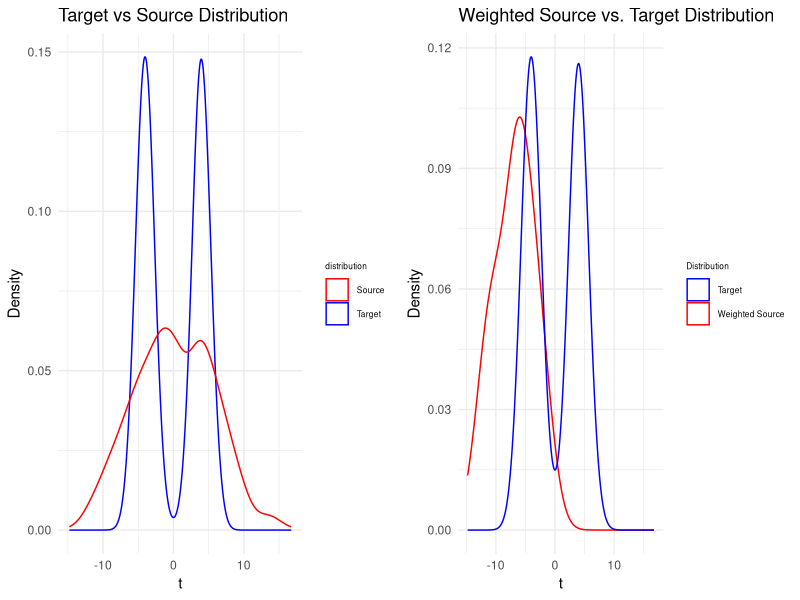

The R source for this figure:
## ---- chunk 1
knitr::opts_chunk$set(echo = TRUE)
library(quadprog)
library(ggplot2)
library(proxy)
library(gridExtra)
## ---- chunk 2
# Set seed for reproducibility
set.seed(123)

# Define dimensionality and direction vector
D <- 20
v <- seq_len(D)  # Example: v = (1, 2, ..., 20)

# Number of samples
n_source <- 1000
n_target <- 1000

# Function to generate mixture of Gaussians
mix_2_gaussian <- function(n, means, sds) {
  comps <- sample.int(2, size = n, replace = TRUE, prob = c(0.5, 0.5))
  rnorm(n, mean = means[comps], sd = sds[comps])
}

# Generate source and target t values
source_t <- mix_2_gaussian(n_source, c(-4, 4), c(4, 4))  # Higher variance
target_t <- mix_2_gaussian(n_target, c(-4, 4), c(1, 1))  # Lower variance

# Embed t into D dimensions
X_source <- outer(source_t, v)  # n_source x D
X_target <- outer(target_t, v)  # n_target x D
###################################################################################################
# # Define RBF kernel function
# rbf_kernel <- function(x, y, sigma = 1) {
#   exp(-sum((x - y)^2) / (2 * sigma^2))
# }
# 
# # Compute the kernel matrix K (Source-to-Source) using vectorized operations
# compute_kernel_matrix_rbf <- function(X, sigma = 1) {
#   # Compute pairwise squared Euclidean distances
#   distance_sq <- as.matrix(dist(X, method = "euclidean"))^2
#   # Compute RBF kernel
#   K <- exp(-distance_sq / (2 * sigma^2))
#   return(K)
# }
# 
# # Compute K using RBF kernel
# sigma <- 5  # Initial sigma; to be tuned
# K <- compute_kernel_matrix_rbf(X_source, sigma)
# 
# # Compute the k vector (Source-to-Target) using vectorized operations
# compute_k_vector_rbf <- function(X_target, X_source, sigma = 1) {
#   # Compute cross pairwise squared Euclidean distances
#   distance_sq <- proxy::dist(X_target, X_source, method = "euclidean")^2
#   # Compute RBF kernel
#   K_cross <- exp(-distance_sq / (2 * sigma^2))
#   # Average over target samples
#   k_vec <- colMeans(K_cross)
#   return(k_vec)
# }
# 
# # Compute k_vec using RBF kernel
# k_vec <- compute_k_vector_rbf(X_target, X_source, sigma)
###################################################################################################
linear_kernel <- function(x, y) {
  sum(x * y)
}

# --------------------------
# 2) Compute K (source-to-source) with the linear kernel
# --------------------------
compute_linear_kernel_matrix <- function(X_source) {
  # X_source is n_source x D
  # We'll compute an n_source x n_source kernel matrix
  # with K[i,j] = x_i · x_j
  # Efficient approach: K = X_source %*% t(X_source)
  K_lin <- X_source %*% t(X_source)
  K_lin
}

K <- compute_linear_kernel_matrix(X_source)

# --------------------------
# 3) Compute k_vec (source-to-target) with the linear kernel
# --------------------------
compute_k_vector_linear <- function(X_target, X_source) {
  # For each source row i, we want average dot product with all target rows
  # i.e., k[i] = (1 / n_target) sum_j (x_i · x_j_target)
  
  # We'll do this by matrix multiplication: X_source %*% t(X_target)
  # Then average across target rows
  cross_mat <- X_source %*% t(X_target)   # (n_source x n_target)
  
  # k_vec[i] = mean of cross_mat[i, ] over j
  # So we want colMeans if cross_mat is transposed, or rowMeans if cross_mat is n_source x n_target
  # cross_mat is n_source x n_target, so rowMeans => length n_source
  k_lin <- rowMeans(cross_mat)
  
  k_lin
}

k_vec <- compute_k_vector_linear(X_target, X_source)

# Define upper bound for weights
B <- 1000  # Adjust based on your requirements

# Number of source samples
n1 <- nrow(X_source)

lambda <- 1e-7
K_reg <- K + diag(lambda, nrow(K))
# Construct Dmat and dvec for quadprog
Dmat <- (2 / n1^2) * K_reg  # Multiply by 2 due to quadprog's 1/2 factor
dvec <- (2 / n1) * k_vec

# Constraints:
# 1. sum(w) = 1 (equality)
# 2. 0 <= w_i <= B (inequality)

# Define epsilon for the "soft" sum constraint
epsilon <- 10  # for example

# 0) We already have n1 = number of source samples,
#    B = upper bound, from your existing code

# 1) Build the inequality constraint matrix A_ineq, each row is one constraint
#    Then remember quadprog wants A = t(A_ineq) in the end.

A_ineq <- rbind(
  # (1) sum(w) >= n1(1 - epsilon) --> row is  +1 +1 +1 ... +1
  rep(1, n1),

  # (2) sum(w) <= n1(1 + epsilon) --> row is -1 -1 -1 ... -1
  -rep(1, n1),
  
  # (3) w_i >= 0 --> rows of the identity matrix
  diag(n1),
  
  # (4) w_i <= B --> -w_i >= -B --> rows of -diag(n1)
  -diag(n1)
)

# 2) Build the corresponding b_ineq
b_ineq <- c(
  # (1) sum(w) >= n1(1 - epsilon)
  n1 * (1 - epsilon),

  # (2) sum(w) <= n1(1 + epsilon) => -sum(w) >= -n1(1+epsilon)
  -n1 * (1 + epsilon),

  # (3) w_i >= 0 => 0
  rep(0, n1),

  # (4) w_i <= B => -w_i >= -B
  rep(-B, n1)
)

# 3) Transpose, because solve.QP expects A^T w >= b
Amat <- t(A_ineq)
bvec <- b_ineq

# 4) No equality constraints here => meq = 0
meq <- 0


# 5) Solve the QP
qp_solution <- solve.QP(Dmat, dvec, Amat, bvec, meq = meq)

# Extract the optimal weights
w_opt <- qp_solution$solution
w_opt[w_opt < 1e-12] <- 0

# Verify constraints
cat("Sum of weights:", sum(w_opt), "\n")  # Should be ~1
cat("All weights >= 0:", all(w_opt >= 0), "\n")  # Should be TRUE
cat("All weights <= B:", all(w_opt <= B), "\n")  # Should be TRUE

# Visualization: Weighted Source vs. Target Distribution
df_source_weighted <- data.frame(
  t = source_t,
  w = w_opt
)

df_target <- data.frame(t = target_t)

source_target <- ggplot() +
  geom_density(data = df_target, aes(x = t, color = "Target")) +
  geom_density(data = df_source_weighted, aes(x = t, color = "Source")) +
  scale_color_manual(
    name   = "distribution",  # this is the legend title
    values = c("Target" = "blue",
               "Source" = "red")
  ) +
  labs(x = "t", y = "Density", title = "Target vs Source Distribution") +
  theme_minimal() +
  theme(
    legend.title = element_text(size = 6),  # Smaller legend title
    legend.text  = element_text(size = 6)    # Smaller legend text
  )

estimation_true <- ggplot() +
  geom_density(data = df_source_weighted, aes(x = t, weight = w, color = "Weighted Source"), adjust = 1.5) +
  geom_density(data = df_target, aes(x = t, color = "Target"), adjust = 1.5) +
  scale_color_manual(
    name = "Distribution",
    values = c("Weighted Source" = "red", "Target" = "blue")
  ) +
  labs(
    x = "t",
    y = "Density",
    title = "Weighted Source vs. Target Distribution"
  ) +
  theme_minimal() +
  theme(
    legend.title = element_text(size = 6),  # Smaller legend title
    legend.text  = element_text(size = 6)    # Smaller legend text
  )

grid.arrange(source_target, estimation_true, ncol = 2)

## ---- chunk 3
compute_mmd2_weighted <- function(X_source, w_opt, X_target, kernel_func, ...) {
  n_s <- nrow(X_source)
  n_t <- nrow(X_target)
  
  # Convert w -> alpha, i.e. alpha_i = w_i / n_s
  alpha <- w_opt / n_s
  
  # For target, each sample has weight = 1/n_t
  beta <- rep(1 / n_t, n_t)
  
  # We'll compute the 3 sums in the MMD^2 formula:
  # sum_{i,i'} alpha_i alpha_i' K(x_i, x_i')
  # sum_{j,j'} beta_j beta_j' K(y_j, y_j')
  # sum_{i,j} alpha_i beta_j K(x_i, y_j)
  
  # 1) Weighted source-source part
  ss_sum <- 0
  for (i in 1:n_s) {
    for (i2 in 1:n_s) {
      ss_sum <- ss_sum + alpha[i] * alpha[i2] * kernel_func(X_source[i,], X_source[i2,], ...)
    }
  }
  
  # 2) Weighted target-target part
  tt_sum <- 0
  for (j in 1:n_t) {
    for (j2 in 1:n_t) {
      tt_sum <- tt_sum + beta[j] * beta[j2] * kernel_func(X_target[j,], X_target[j2,], ...)
    }
  }
  
  # 3) Cross term: sum_{i,j} alpha_i beta_j K(x_i, y_j)
  st_sum <- 0
  for (i in 1:n_s) {
    for (j in 1:n_t) {
      st_sum <- st_sum + alpha[i] * beta[j] * kernel_func(X_source[i,], X_target[j,], ...)
    }
  }
  
  # MMD^2 = ss_sum + tt_sum - 2 * st_sum
  mmd2 <- ss_sum + tt_sum - 2 * st_sum
  return(mmd2)
}

linear_kernel <- function(x, y) {
  sum(x * y)
}

mmd2_val <- compute_mmd2_weighted(
  X_source, w_opt, X_target,
  kernel_func = linear_kernel
)

cat("MMD^2 between weighted source & target = ", mmd2_val, "\n")
cat("MMD = ", sqrt(mmd2_val), "\n")
